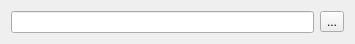
<?xml version="1.0" encoding="UTF-8"?>
<ui version="4.0">
 <class>AccountOper</class>
 <widget class="QWidget" name="AccountOper">
  <property name="geometry">
   <rect>
    <x>0</x>
    <y>0</y>
    <width>355</width>
    <height>34</height>
   </rect>
  </property>
  <property name="focusPolicy">
   <enum>Qt::NoFocus</enum>
  </property>
  <property name="windowTitle">
   <string>Form</string>
  </property>
  <layout class="QVBoxLayout" name="verticalLayout">
   <item>
    <layout class="QHBoxLayout" name="horizontalLayout">
     <item>
      <widget class="QLineEdit" name="name">
       <property name="readOnly">
        <bool>true</bool>
       </property>
      </widget>
     </item>
     <item>
      <widget class="QToolButton" name="button">
       <property name="text">
        <string>...</string>
       </property>
      </widget>
     </item>
    </layout>
   </item>
  </layout>
 </widget>
 <resources/>
 <connections/>
</ui>
